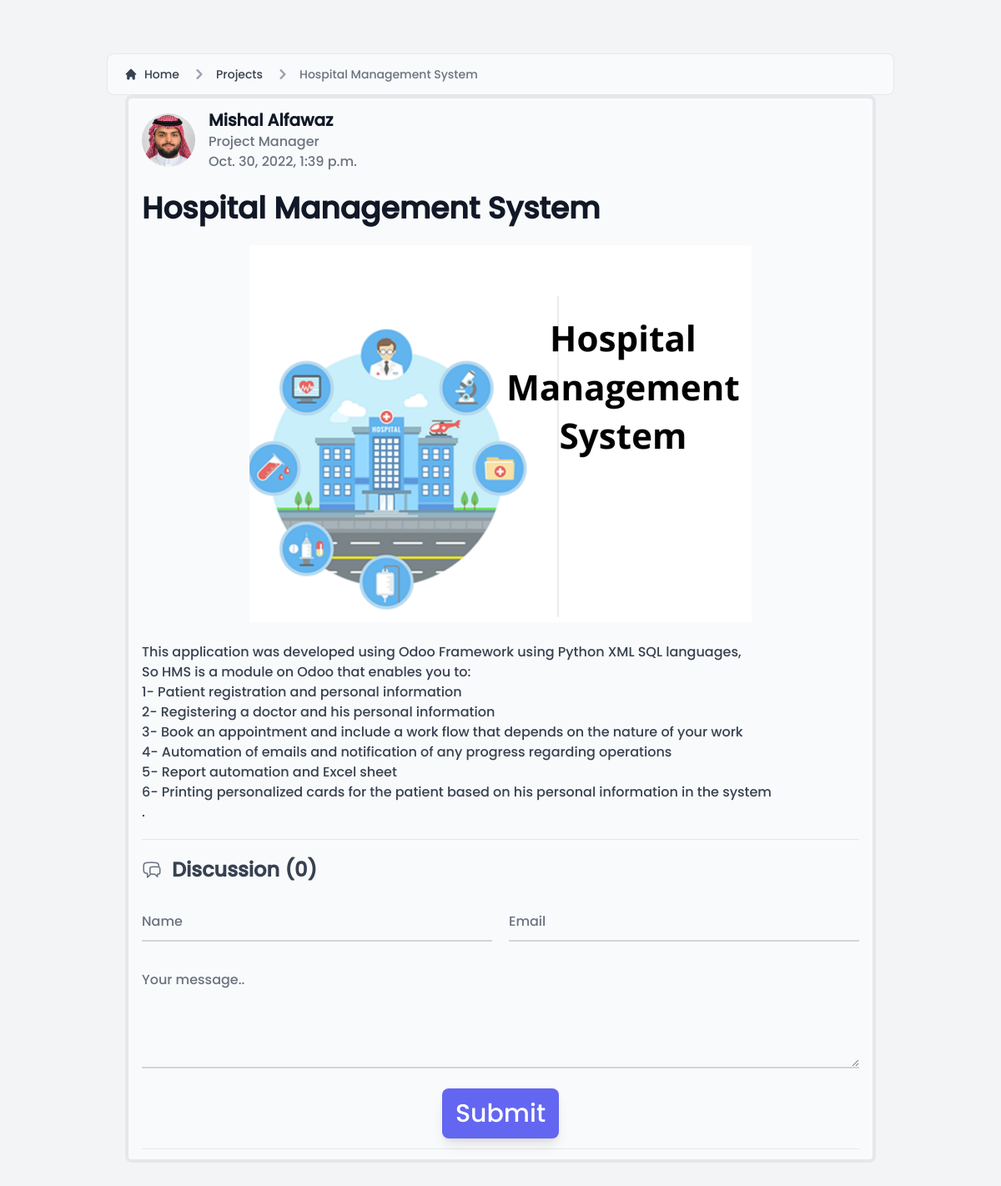
/projects/1, run on the app's committed database.
### tailwindapp/models.py (models this page shows, shortened)
class Project(models.Model):
    title = models.CharField(max_length=255, null=True)
    type = models.ManyToManyField(Category)
    image = models.ImageField(null = True,blank=True, upload_to="images/")
    body = RichTextField()
    author = models.ForeignKey(Info, on_delete=models.CASCADE)
    feature = models.ImageField(null = True,blank=True, upload_to="images/")
    released = models.DateTimeField(auto_now_add=True)
    class Meta:
        ordering = ['released']

class Info (models.Model):
    title = models.CharField(max_length = 255)
    name = models.CharField(max_length = 255)
    position = models.CharField(max_length = 255)
    email = models.EmailField()
    phone = models.IntegerField()
    description = models.TextField(max_length = 500)
    image = models.ImageField(null = True,blank=True, upload_to="images/")
    cv = models.FileField(null = True)
    skills = models.ManyToManyField(Skills)

### tailwindapp/views.py (the view)
# urls.py: path('projects/<str:pk>', views.getProjects, name='getProjects')
def getProjects(request, pk):
    project = Project.objects.get(id=pk)
    all_comments = CommentProject.objects.filter(
        post=project.pk,
    )
    if request.method == 'POST':
        form = CommentPForm(request.POST)
        if form.is_valid():
            html = render_to_string('tailwindapp/emails/emailtemplate.html',
            {'name': form.cleaned_data['name'],
            'email': form.cleaned_data['email'],
            'message': form.cleaned_data['body']
            })
            form = form.save(commit = False)
            form.post = project
            print("### ", form)
            form.save()
            send_mail('Subject',
            'message',
            'no-reply@mishalalfawaz.com',
            [form.email, 'mishalalfawaz@gmail.com'],
            html_message=html)
            return redirect('getProjects', pk = project.id)
    else:
        form = CommentPForm()
    context = {'project':project,'all_comments': all_comments,
    'form': form}
    return render(request, 'tailwindapp/projects.html', context)

### tailwindapp/templates/tailwindapp/projects.html (shortened to what this page needs)
{% extends 'base.html' %} {% block projects %}
{% load static %}
<div class="bg-gray-100">
<main class="pt-8 pb-16 lg:pt-16 lg:pb-24">
<nav class="flex px-5 py-3 mx-5 lg:mx-32 text-gray-700 border border-gray-200 rounded-lg bg-gray-50 " aria-label="Breadcrumb">
  <ol class="inline-flex items-center space-x-1 md:space-x-3">
    <li class="inline-flex items-center">
      <a href="{% url 'index' %}" class="inline-flex items-center text-sm font-medium text-gray-700 hover:text-gray-900">
        <svg class="w-4 h-4 mr-2" fill="currentColor" viewBox="0 0 20 20" xmlns="http://www.w3.org/2000/svg"><path d="M10.707 2.293a1 1 0 00-1.414 0l-7 7a1 1 0 001.414 1.414L4 10.414V17a1 1 0 001 1h2a1 1 0 001-1v-2a1 1 0 011-1h2a1 1 0 011 1v2a1 1 0 001 1h2a1 1 0 001-1v-6.586l.293.293a1 1 0 001.414-1.414l-7-7z"></path></svg>
        Home
      </a>
    </li>
    <li>
        <div class="flex items-center">
          <svg class="w-6 h-6 text-gray-400" fill="currentColor" viewBox="0 0 20 20" xmlns="http://www.w3.org/2000/svg"><path fill-rule="evenodd" d="M7.293 14.707a1 1 0 010-1.414L10.586 10 7.293 6.707a1 1 0 011.414-1.414l4 4a1 1 0 010 1.414l-4 4a1 1 0 01-1.414 0z" clip-rule="evenodd"></path></svg>
          <a href="{% url 'index' %}" class="ml-1 text-sm font-medium text-gray-700 hover:text-gray-900 md:ml-2">Projects</a>
        </div>
      </li>
    <li aria-current="page">
      <div class="flex items-center">
        <svg class="w-6 h-6 text-gray-400" fill="currentColor" viewBox="0 0 20 20" xmlns="http://www.w3.org/2000/svg"><path fill-rule="evenodd" d="M7.293 14.707a1 1 0 010-1.414L10.586 10 7.293 6.707a1 1 0 011.414-1.414l4 4a1 1 0 010 1.414l-4 4a1 1 0 01-1.414 0z" clip-rule="evenodd"></path></svg>
        <span class="ml-1 text-sm font-medium text-gray-500 md:ml-2 ">{{project.title}}</span>
      </div>
    </li>
  </ol>
</nav>
    <div class=" bg-gray-50 flex justify-between px-4 mx-auto w-11/12 lg:w-3/4 border-4 rounded-lg p-3">
        <article class=" p- mx-auto w-full format format-sm sm:format-base lg:format-lg format-blue ">
            <header class="mb-4 lg:mb-6 not-format">
                <address class="flex items-center mb-6 not-italic">
                    <div class="inline-flex items-center mr-3 text-sm text-gray-900   ">
                        <img class="mr-4 w-16 h-16 rounded-full" src="{{project.author.image.url}}" alt="Jese Leos">
                        <div>
                            <a href="#" rel="author" class="text-xl font-bold text-gray-900   ">{{project.author.name}}</a>
                            <p class="text-base font-light text-gray-500    ">{{project.author.position}}</p>
                            <p class="text-base font-light text-gray-500    "><time pubdate datetime="2022-02-08" title="February 8th, 2022">{{project.released}}</time></p>
                        </div>
                    </div>
                </address>
                <h1 class="mb-4 text-3xl font-extrabold leading-tight text-gray-900 lg:mb-6 lg:text-4xl   ">{{project.title}}</h1>
            </header>
            <div  class="break-words text-gray-700">
                <figure class="flex justify-center"><img src="{{project.feature.url}}" alt="">
                </figure>
                <br>
            <p>{{project.body | safe}}.</p>
        </div>
        <hr class="my-5">
        <section class="not-format">
            <div class="flex items-center mb-6">
                <h2 class="text-lg lg:text-2xl font-bold text-gray-700   ">Discussion ({{project.comments.count}})</h2>
            </div>
            <form action="" method="post" class="flex flex-col gap-6 items-center justify-center">
                <div class="flex gap-x-5 w-full">
                    <div class="w-1/2">
                        {{form.name}}
                    </div>
                    <div class="w-1/2">
                        {{form.email}}
                    </div>
                </div>
                <div class="w-full">
                {{form.body}}
            </div>
                <input type="submit" value="Submit" class="shadow-lg hover:shadow-2xl bg-indigo-500 text-3xl hover:bg-indigo-600
                 text-white py-3 px-4 rounded-lg cursor-pointer transition-all">
            </form>
            <hr class="mt-3">
        </section>
    </article>
    </div>
</main>
</div>
{% endblock projects %}

### data on the page
Project: title "Hospital Management System", author.image (picture), author.name "Mishal Alfawaz", author.position "Project Manager", released "Oct. 30, 2022, 1:39 p.m.", feature (picture), body "This application was developed using Odoo Framework using Python XML SQL languages, So HMS is a module on Odoo that enables you to: 1- Patient registration and personal information 2- Registering a doctor and his personal information 3- Book an appointment and include a work flow that depends on the nature of your work 4- Automation of emails and notification of any progress regarding operations 5- Report automation and Excel sheet 6- Printing personalized cards for the patient based on his personal information in the system", comments.count "0"
